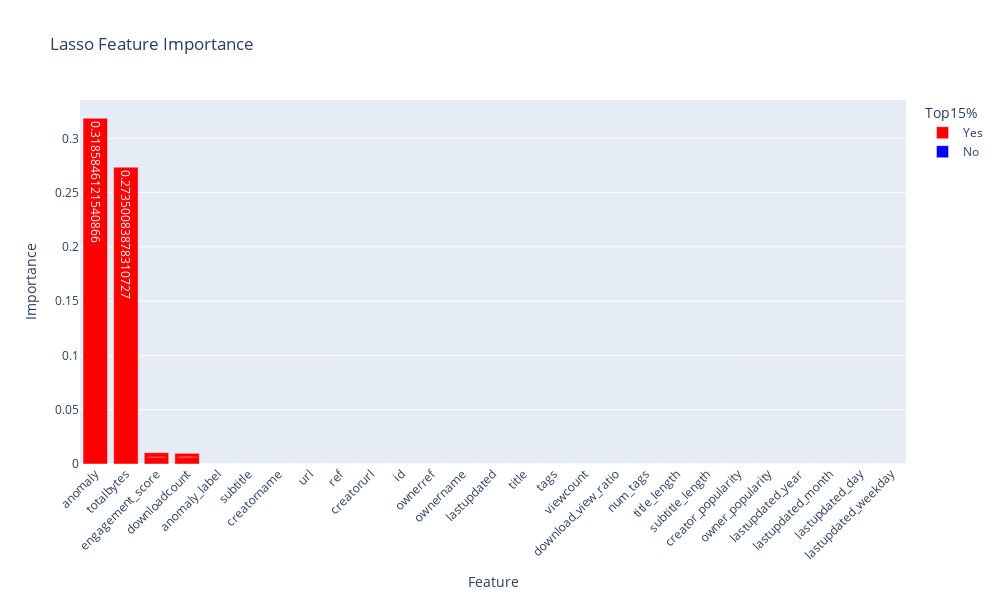

The cell this chart's notebook holds for it:
### Code cell
fig = px.bar(
    feat_df,                
    x='Feature',            
    y='Importance',         
    color='Top15%',         
    color_discrete_map={'Yes': 'red', 'No': 'blue'},  
    text='Importance',      
    title='Lasso Feature Importance'  
)


fig.update_layout(
    xaxis_tickangle=-45,  
    width=1000,           
    height=600            
)

fig.show()

### Figure 1 — Plotly figure (JSON) as saved in the notebook; plotly's stock layout.template omitted (floating-point values rounded to 4 significant figures)
{"data": [{"hovertemplate": "Top15%=Yes<br>Feature=%{x}<br>Importance=%{text}<extra></extra>", "legendgroup": "Yes", "marker": {"color": "red", "pattern": {"shape": ""}}, "name": "Yes", "orientation": "v", "showlegend": true, "text": [0.3186, 0.2735, 0.01042, 0.009841], "textposition": "auto", "type": "bar", "x": ["anomaly", "totalbytes", "engagement_score", "downloadcount"], "xaxis": "x", "y": [0.3186, 0.2735, 0.01042, 0.009841], "yaxis": "y"}, {"hovertemplate": "Top15%=No<br>Feature=%{x}<br>Importance=%{text}<extra></extra>", "legendgroup": "No", "marker": {"color": "blue", "pattern": {"shape": ""}}, "name": "No", "orientation": "v", "showlegend": true, "text": [1.276e-15, 0.0, 0.0, 0.0, 0.0, 0.0, 0.0, 0.0, 0.0, 0.0, 0.0, 0.0, 0.0, 0.0, 0.0, 0.0, 0.0, 0.0, 0.0, 0.0, 0.0, 0.0, 0.0], "textposition": "auto", "type": "bar", "x": ["anomaly_label", "subtitle", "creatorname", "url", "ref", "creatorurl", "id", "ownerref", "ownername", "lastupdated", "title", "tags", "viewcount", "download_view_ratio", "num_tags", "title_length", "subtitle_length", "creator_popularity", "owner_popularity", "lastupdated_year", "lastupdated_month", "lastupdated_day", "lastupdated_weekday"], "xaxis": "x", "y": [1.276e-15, 0.0, 0.0, 0.0, 0.0, 0.0, 0.0, 0.0, 0.0, 0.0, 0.0, 0.0, 0.0, 0.0, 0.0, 0.0, 0.0, 0.0, 0.0, 0.0, 0.0, 0.0, 0.0], "yaxis": "y"}], "layout": {"barmode": "relative", "height": 600, "legend": {"title": {"text": "Top15%"}, "tracegroupgap": 0}, "title": {"text": "Lasso Feature Importance"}, "width": 1000, "xaxis": {"anchor": "y", "domain": [0, 1], "tickangle": -45, "title": {"text": "Feature"}}, "yaxis": {"anchor": "x", "domain": [0, 1], "title": {"text": "Importance"}}}}
